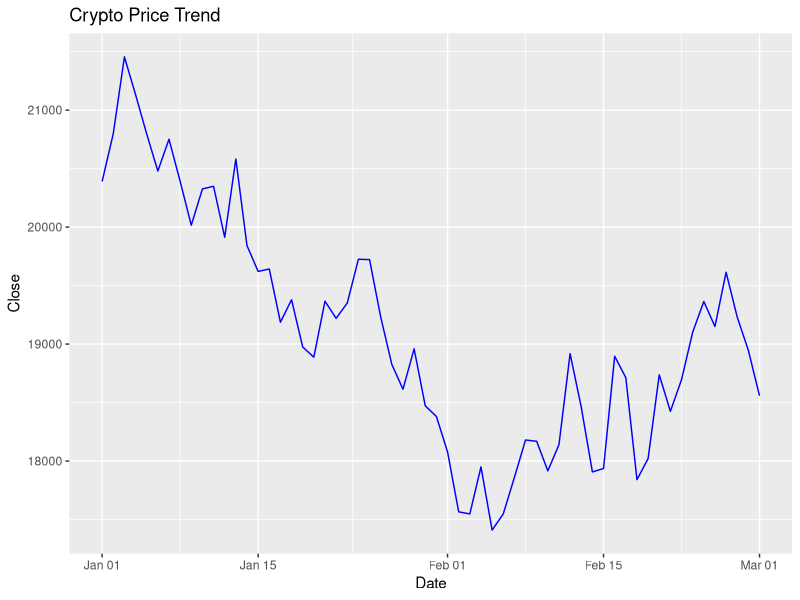

Write the R code that produced this figure.
install.packages("ggplot2")   # run once
library(ggplot2)

data <- read.csv("crypto_prices.csv")

# Convert Date column to Date format
data$Date <- as.Date(data$Date)

# Plot
ggplot(data, aes(x=Date, y=Close)) +
  geom_line(color="blue") +
  ggtitle("Crypto Price Trend")
